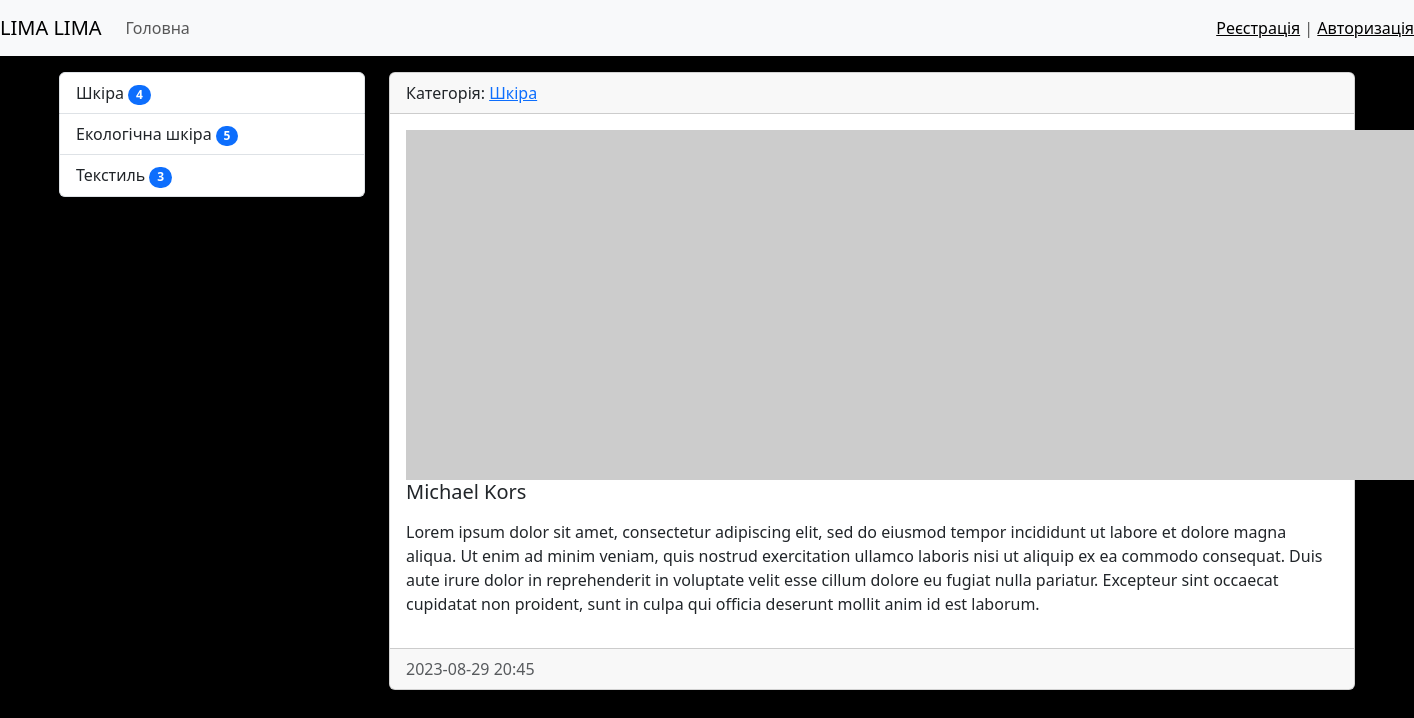
The app's page /bags/2/ with its own data.
### bags/models.py (models this page shows, shortened)
class Category(models.Model):
    title = models.CharField(max_length=150, db_index=True, verbose_name='Назва категорії')
    def get_absolute_url(self):
        return reverse('category', kwargs={'category_id': self.pk})
    def __str__(self):
        return self.title
    class Meta:
        verbose_name = 'Категорія'
        verbose_name_plural = 'Категорії'
        ordering = ['title']

class Bags(models.Model):
    title = models.CharField(max_length=150, verbose_name='Бренд')
    description = models.TextField(blank=True, verbose_name='Опис')
    added_at = models.DateTimeField(auto_now_add=True, verbose_name='Дата додавання')
    updated_at = models.DateTimeField(auto_now=True, verbose_name='Дата оновлення')
    photo = models.ImageField(upload_to='photos/%Y/%m/%d/', verbose_name='Фото', blank=True)
    is_published = models.BooleanField(default=True, verbose_name='Статус публікації')
    category = models.ForeignKey('Category', on_delete=models.PROTECT, null=True, verbose_name='Категорія',)
    views=models.IntegerField(default=0)
    class Meta:
        verbose_name = 'Сумочка'
        verbose_name_plural = 'Сумочки'
        ordering = ['-added_at']

### bags/views.py (the view)
# urls.py: path('bags/<int:pk>/', ViewBag.as_view(), name='view_bag'),
class ViewBag(DetailView):
    model = Bags
    context_object_name = 'bags_item'

### bags/templatetags/bags_tags.py (called while the page is built)
@register.inclusion_tag('bags/list_categories.html')
def show_categories():
    categories = Category.objects.annotate(cnt=Count('bags',filter= F('bags__is_published'))).filter(cnt__gt=0)
    return {'categories': categories}

### bags/templates/bags/bags_detail.html (shortened to what this page needs)
{% extends 'base.html' %}
{% block sidebar %}
    {% include 'inc/_sidebar.html' %}
{% endblock %}
{% block content %}
    <div class="card mb-3">
        <div class="card-header">
            Категорія: <a href="{{bags_item.category.get_absolute_url}}">{{ bags_item.category }}</a>
        </div>
        <div class="card-body">
                {% if bags_item.photo %}
                <img src="{{ bags_item.photo.url }}" alt="" width="350" class="float-left mr-3">
                {% else %}
                <img src="https://picsum.photos/id/1060/350/300/?blur=2" alt="" class="float-left mr-3">
                {% endif %}
                    <h5 class="card-title">{{ bags_item.title }}</h5>
                    <p class="card-text">{{ bags_item.description | safe | linebreaks }}</p>
        </div>
        <div class="card-footer text-muted">
            {{ bags_item.added_at|date:"Y-m-d H:i" }}
        </div>
    </div>
{% endblock %}

### templates/base.html (shortened to what this page needs)
{% load static %}
<!doctype html>
<html lang="en">
<head>
    <link rel="stylesheet" href="{% static 'bootstrap/css/bootstrap.min.css'%}">
    <link rel="stylesheet" href="{% static 'css/style.css' %}">
</head>
<body>
{% include 'inc/_nav.html' %}
<div class="container mt-3">
    <div class="row">
        <div class="col-md-3">
            {% block sidebar %} SIDEBAR {% endblock %}
        </div>
        <div class="col-md-9">
            {% block content %} CONTENT {% endblock %}
        </div>
    </div>
</div>
</body>
</html>

### templates/inc/_nav.html (shortened to what this page needs)
<nav class="navbar navbar-expand-lg navbar-light bg-light">
    <a class="navbar-brand" href="{% url 'home' %}">LIMA LIMA</a>
    <div class="collapse navbar-collapse" id="navbarSupportedContent">
        <ul class="navbar-nav mr-auto">
            <li class="nav-item"><a class="nav-link" href="{% url 'home' %}">Головна</a></li>
        </ul>
        <span class="navbar-text">
            {% if request.user.is_authenticated %}
            Вітаємо, {{ user.username }} | <a href="{% url 'user_logout' %}">Вихід</a>
            {% else %}
            <a href="{% url 'register' %}">Реєстрація</a> | <a href="{% url 'user_login' %}">Авторизація</a>
            {% endif %}
    </span>
    </div>
</nav>

### templates/inc/_sidebar.html (shortened to what this page needs)
{% load bags_tags %}
{% show_categories %}

### bags/templates/bags/list_categories.html
<div class="list-group">
    {% for item in categories %}
    <a href="{{item.get_absolute_url}}" class="list-group-item list-group-item-action">
        {{ item.title }} <span class="badge bg-primary rounded-pill">{{ item.cnt }}</span>
    </a>
    {% endfor %}
</div>

### mysite/static/css/style.css (style rules this page uses)
body { background-color: #000000; }
.navbar-collapse { justify-content: space-between; }

### records on screen
Category: title "Шкіра", cnt "4"
Category: title "Екологічна шкіра", cnt "5"
Category: title "Текстиль", cnt "3"
Bags: category "Шкіра", title "Michael Kors", description "Lorem ipsum dolor sit amet, consectetur adipiscing elit, sed do eiusmod tempor incididunt ut labore et dolore magna aliqua. Ut enim ad minim veniam, quis nostrud exercitation ullamco laboris nisi ut aliquip ex ea commodo consequat. Duis aute irure dolor in reprehenderit in voluptate velit esse cillum dolore eu fugiat nulla pariatur. Excepteur sint occaecat cupidatat non proident, sunt in culpa qui officia deserunt mollit anim id est laborum.", added_at "2023-08-29 20:45"
